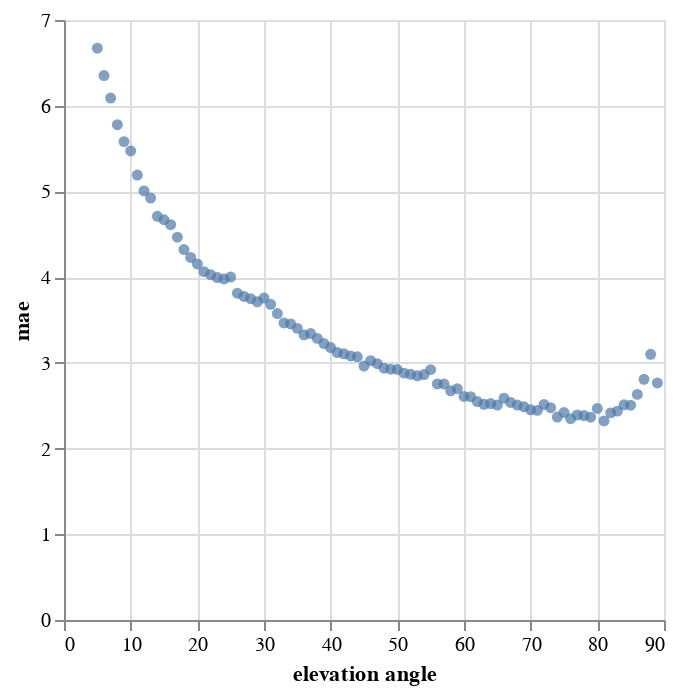

Notebook cell for this chart:
### Code cell
plot_df = pd.DataFrame()
plot_df["elevation angle"] = ele_list
plot_df["mae"] = mae_list
plot_df["sample_size"] = sample_size
alt.Chart(plot_df).mark_circle().encode(
    x="elevation angle",
    y="mae"
)

### Figure 1 — Vega-Lite specification as saved in the notebook (floating-point values rounded to 4 significant figures)
{"config": {"view": {"continuousWidth": 300, "continuousHeight": 300}}, "data": {"name": "data-679aa9455231f39971ab1c5897b86d4b"}, "mark": {"type": "circle"}, "encoding": {"x": {"field": "elevation angle", "type": "quantitative"}, "y": {"field": "mae", "type": "quantitative"}}, "$schema": "https://vega.github.io/schema/vega-lite/v5.20.1.json", "datasets": {"data-679aa9455231f39971ab1c5897b86d4b": [{"elevation angle": 5, "mae": 6.671, "sample_size": 54601}, {"elevation angle": 6, "mae": 6.352, "sample_size": 60252}, {"elevation angle": 7, "mae": 6.09, "sample_size": 63913}, {"elevation angle": 8, "mae": 5.778, "sample_size": 66482}, {"elevation angle": 9, "mae": 5.581, "sample_size": 69779}, {"elevation angle": 10, "mae": 5.473, "sample_size": 71051}, {"elevation angle": 11, "mae": 5.191, "sample_size": 72456}, {"elevation angle": 12, "mae": 5.006, "sample_size": 72267}, {"elevation angle": 13, "mae": 4.922, "sample_size": 73717}, {"elevation angle": 14, "mae": 4.709, "sample_size": 73668}, {"elevation angle": 15, "mae": 4.67, "sample_size": 74107}, {"elevation angle": 16, "mae": 4.612, "sample_size": 73749}, {"elevation angle": 17, "mae": 4.467, "sample_size": 73168}, {"elevation angle": 18, "mae": 4.322, "sample_size": 73352}, {"elevation angle": 19, "mae": 4.23, "sample_size": 72655}, {"elevation angle": 20, "mae": 4.154, "sample_size": 71166}, {"elevation angle": 21, "mae": 4.064, "sample_size": 70098}, {"elevation angle": 22, "mae": 4.028, "sample_size": 68855}, {"elevation angle": 23, "mae": 3.995, "sample_size": 67818}, {"elevation angle": 24, "mae": 3.979, "sample_size": 67464}, {"elevation angle": 25, "mae": 4.001, "sample_size": 65513}, {"elevation angle": 26, "mae": 3.812, "sample_size": 63781}, {"elevation angle": 27, "mae": 3.775, "sample_size": 62163}, {"elevation angle": 28, "mae": 3.749, "sample_size": 61679}, {"elevation angle": 29, "mae": 3.712, "sample_size": 61212}, {"elevation angle": 30, "mae": 3.756, "sample_size": 61369}, {"elevation angle": 31, "mae": 3.683, "sample_size": 59912}, {"elevation angle": 32, "mae": 3.575, "sample_size": 59384}, {"elevation angle": 33, "mae": 3.466, "sample_size": 59313}, {"elevation angle": 34, "mae": 3.454, "sample_size": 58305}, {"elevation angle": 35, "mae": 3.403, "sample_size": 57068}, {"elevation angle": 36, "mae": 3.325, "sample_size": 55260}, {"elevation angle": 37, "mae": 3.342, "sample_size": 55218}, {"elevation angle": 38, "mae": 3.285, "sample_size": 53070}, {"elevation angle": 39, "mae": 3.225, "sample_size": 53120}, {"elevation angle": 40, "mae": 3.179, "sample_size": 51863}, {"elevation angle": 41, "mae": 3.121, "sample_size": 50359}, {"elevation angle": 42, "mae": 3.106, "sample_size": 49158}, {"elevation angle": 43, "mae": 3.08, "sample_size": 48745}, {"elevation angle": 44, "mae": 3.07, "sample_size": 47399}, {"elevation angle": 45, "mae": 2.962, "sample_size": 45582}, {"elevation angle": 46, "mae": 3.025, "sample_size": 45260}, {"elevation angle": 47, "mae": 2.99, "sample_size": 44149}, {"elevation angle": 48, "mae": 2.937, "sample_size": 43530}, {"elevation angle": 49, "mae": 2.926, "sample_size": 42631}, {"elevation angle": 50, "mae": 2.923, "sample_size": 41741}, {"elevation angle": 51, "mae": 2.88, "sample_size": 41191}, {"elevation angle": 52, "mae": 2.867, "sample_size": 39945}, {"elevation angle": 53, "mae": 2.849, "sample_size": 38007}, {"elevation angle": 54, "mae": 2.864, "sample_size": 37225}, {"elevation angle": 55, "mae": 2.921, "sample_size": 36162}, {"elevation angle": 56, "mae": 2.754, "sample_size": 34482}, {"elevation angle": 57, "mae": 2.754, "sample_size": 33983}, {"elevation angle": 58, "mae": 2.673, "sample_size": 33390}, {"elevation angle": 59, "mae": 2.698, "sample_size": 32069}, {"elevation angle": 60, "mae": 2.608, "sample_size": 31110}, {"elevation angle": 61, "mae": 2.605, "sample_size": 30994}, {"elevation angle": 62, "mae": 2.548, "sample_size": 29619}, {"elevation angle": 63, "mae": 2.516, "sample_size": 27969}, {"elevation angle": 64, "mae": 2.525, "sample_size": 27568}, {"elevation angle": 65, "mae": 2.507, "sample_size": 27333}, {"elevation angle": 66, "mae": 2.589, "sample_size": 25831}, {"elevation angle": 67, "mae": 2.538, "sample_size": 24378}, {"elevation angle": 68, "mae": 2.508, "sample_size": 23531}, {"elevation angle": 69, "mae": 2.487, "sample_size": 22285}, {"elevation angle": 70, "mae": 2.453, "sample_size": 20877}, {"elevation angle": 71, "mae": 2.446, "sample_size": 20480}, {"elevation angle": 72, "mae": 2.515, "sample_size": 19070}, {"elevation angle": 73, "mae": 2.477, "sample_size": 18133}, {"elevation angle": 74, "mae": 2.368, "sample_size": 17433}, {"elevation angle": 75, "mae": 2.42, "sample_size": 16055}, {"elevation angle": 76, "mae": 2.349, "sample_size": 15831}, {"elevation angle": 77, "mae": 2.392, "sample_size": 14807}, {"elevation angle": 78, "mae": 2.385, "sample_size": 13859}, {"elevation angle": 79, "mae": 2.366, "sample_size": 12197}, {"elevation angle": 80, "mae": 2.468, "sample_size": 10999}, {"elevation angle": 81, "mae": 2.323, "sample_size": 9560}, {"elevation angle": 82, "mae": 2.417, "sample_size": 8458}, {"elevation angle": 83, "mae": 2.437, "sample_size": 7241}, {"elevation angle": 84, "mae": 2.51, "sample_size": 6067}, {"elevation angle": 85, "mae": 2.506, "sample_size": 5115}, {"elevation angle": 86, "mae": 2.632, "sample_size": 3882}, {"elevation angle": 87, "mae": 2.808, "sample_size": 2252}, {"elevation angle": 88, "mae": 3.1, "sample_size": 1470}, {"elevation angle": 89, "mae": 2.766, "sample_size": 554}]}}
